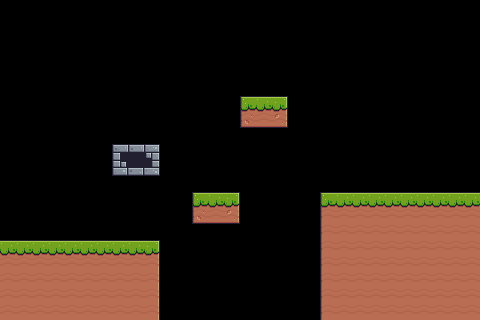

Tiled map render using the project's own tile images. Description and the map definition, with tile-layer contents summarised, below:
An orthogonal 30x20 tile map with 16x16 px tiles, 1 tile layer (Collision), 1 hidden layer not drawn and 92 objects (SpawnPoint, KillZone).

<map version="1.10" tiledversion="1.12.1" orientation="orthogonal" renderorder="right-down" width="30" height="20" tilewidth="16" tileheight="16" infinite="0" nextlayerid="5" nextobjectid="3">
 <tileset firstgid="1" name="Terrain (16x16)" tilewidth="16" tileheight="16" tilecount="242" columns="22">
  <image source="../spritesheets/terrain_16_16.png" width="352" height="176" />
  <tile id="0">
   <objectgroup>
    <object id="1" x="0" y="0" width="16" height="16">
     <polygon points="0,0 16,0 16,16 0,16" />
    </object>
   </objectgroup>
  </tile>
  <tile id="1">
   <objectgroup>
    <object id="1" x="0" y="0" width="16" height="16">
     <polygon points="0,0 16,0 16,16 0,16" />
    </object>
   </objectgroup>
  </tile>
  <tile id="2">
   <objectgroup>
    <object id="1" x="0" y="0" width="16" height="16">
     <polygon points="0,0 16,0 16,16 0,16" />
    </object>
   </objectgroup>
  </tile>
  <tile id="3">
   <objectgroup>
    <object id="1" x="0" y="0" width="16" height="16">
     <polygon points="0,0 16,0 16,16 0,16" />
    </object>
   </objectgroup>
  </tile>
  <tile id="4">
   <objectgroup>
    <object id="1" x="0" y="0" width="16" height="16">
     <polygon points="0,0 16,0 16,16 0,16" />
    </object>
   </objectgroup>
  </tile>
  <tile id="6">
   <objectgroup draworder="index" id="2">
    <object id="1" x="0" y="0" width="16" height="16">
     <polygon points="0,0 16,0 16,16 0,16" />
    </object>
    <object id="2" x="0" y="0" width="16" height="16" />
   </objectgroup>
  </tile>
  <tile id="7">
   <objectgroup>
    <object id="1" x="0" y="0" width="16" height="16">
     <polygon points="0,0 16,0 16,16 0,16" />
    </object>
   </objectgroup>
  </tile>
  <tile id="8">
   <objectgroup>
    <object id="1" x="0" y="0" width="16" height="16">
     <polygon points="0,0 16,0 16,16 0,16" />
    </object>
   </objectgroup>
  </tile>
  <tile id="9">
   <objectgroup>
    <object id="1" x="0" y="0" width="16" height="16">
     <polygon points="0,0 16,0 16,16 0,16" />
    </object>
   </objectgroup>
  </tile>
  <tile id="10">
   <objectgroup>
    <object id="1" x="0" y="0" width="16" height="16">
     <polygon points="0,0 16,0 16,16 0,16" />
    </object>
   </objectgroup>
  </tile>
  <tile id="22">
   <objectgroup>
    <object id="1" x="0" y="0" width="16" height="16">
     <polygon points="0,0 16,0 16,16 0,16" />
    </object>
   </objectgroup>
  </tile>
  <tile id="23">
   <objectgroup>
    <object id="1" x="0" y="0" width="16" height="16">
     <polygon points="0,0 16,0 16,16 0,16" />
    </object>
   </objectgroup>
  </tile>
  <tile id="24">
   <objectgroup>
    <object id="1" x="0" y="0" width="16" height="16">
     <polygon points="0,0 16,0 16,16 0,16" />
    </object>
   </objectgroup>
  </tile>
  <tile id="25">
   <objectgroup>
    <object id="1" x="0" y="0" width="16" height="16">
     <polygon points="0,0 16,0 16,16 0,16" />
    </object>
   </objectgroup>
  </tile>
  <tile id="26">
   <objectgroup>
    <object id="1" x="0" y="0" width="16" height="16">
     <polygon points="0,0 16,0 16,16 0,16" />
    </object>
   </objectgroup>
  </tile>
  <tile id="28">
   <objectgroup>
    <object id="1" x="0" y="0" width="16" height="16">
     <polygon points="0,0 16,0 16,16 0,16" />
    </object>
   </objectgroup>
  </tile>
  <tile id="29">
   <objectgroup>
    <object id="1" x="0" y="0" width="16" height="16">
     <polygon points="0,0 16,0 16,16 0,16" />
    </object>
   </objectgroup>
  </tile>
  <tile id="30">
   <objectgroup>
    <object id="1" x="0" y="0" width="16" height="16">
     <polygon points="0,0 16,0 16,16 0,16" />
    </object>
   </objectgroup>
  </tile>
  <tile id="31">
   <objectgroup>
    <object id="1" x="0" y="0" width="16" height="16">
     <polygon points="0,0 16,0 16,16 0,16" />
    </object>
   </objectgroup>
  </tile>
  <tile id="32">
   <objectgroup>
    <object id="1" x="0" y="0" width="16" height="16">
     <polygon points="0,0 16,0 16,16 0,16" />
    </object>
   </objectgroup>
  </tile>
  <tile id="44">
   <objectgroup>
    <object id="1" x="0" y="0" width="16" height="16">
     <polygon points="0,0 16,0 16,16 0,16" />
    </object>
   </objectgroup>
  </tile>
  <tile id="45">
   <objectgroup>
    <object id="1" x="0" y="0" width="16" height="16">
     <polygon points="0,0 16,0 16,16 0,16" />
    </object>
   </objectgroup>
  </tile>
  <tile id="46">
   <objectgroup>
    <object id="1" x="0" y="0" width="16" height="16">
     <polygon points="0,0 16,0 16,16 0,16" />
    </object>
   </objectgroup>
  </tile>
  <tile id="50">
   <objectgroup>
    <object id="1" x="0" y="0" width="16" height="16">
     <polygon points="0,0 16,0 16,16 0,16" />
    </object>
   </objectgroup>
  </tile>
  <tile id="51">
   <objectgroup>
    <object id="1" x="0" y="0" width="16" height="16">
     <polygon points="0,0 16,0 16,16 0,16" />
    </object>
   </objectgroup>
  </tile>
  <tile id="52">
   <objectgroup>
    <object id="1" x="0" y="0" width="16" height="16">
     <polygon points="0,0 16,0 16,16 0,16" />
    </object>
   </objectgroup>
  </tile>
  <tile id="88">
   <objectgroup>
    <object id="1" x="0" y="0" width="16" height="16">
     <polygon points="0,0 16,0 16,16 0,16" />
    </object>
   </objectgroup>
  </tile>
  <tile id="89">
   <objectgroup>
    <object id="1" x="0" y="0" width="16" height="16">
     <polygon points="0,0 16,0 16,16 0,16" />
    </object>
   </objectgroup>
  </tile>
  <tile id="90">
   <objectgroup>
    <object id="1" x="0" y="0" width="16" height="16">
     <polygon points="0,0 16,0 16,16 0,16" />
    </object>
   </objectgroup>
  </tile>
  <tile id="91">
   <objectgroup>
    <object id="1" x="0" y="0" width="16" height="16">
     <polygon points="0,0 16,0 16,16 0,16" />
    </object>
   </objectgroup>
  </tile>
  <tile id="92">
   <objectgroup>
    <object id="1" x="0" y="0" width="16" height="16">
     <polygon points="0,0 16,0 16,16 0,16" />
    </object>
   </objectgroup>
  </tile>
  <tile id="94">
   <objectgroup>
    <object id="1" x="0" y="0" width="16" height="16">
     <polygon points="0,0 16,0 16,16 0,16" />
    </object>
   </objectgroup>
  </tile>
  <tile id="95">
   <objectgroup>
    <object id="1" x="0" y="0" width="16" height="16">
     <polygon points="0,0 16,0 16,16 0,16" />
    </object>
   </objectgroup>
  </tile>
  <tile id="96">
   <objectgroup>
    <object id="1" x="0" y="0" width="16" height="16">
     <polygon points="0,0 16,0 16,16 0,16" />
    </object>
   </objectgroup>
  </tile>
  <tile id="97">
   <objectgroup>
    <object id="1" x="0" y="0" width="16" height="16">
     <polygon points="0,0 16,0 16,16 0,16" />
    </object>
   </objectgroup>
  </tile>
  <tile id="98">
   <objectgroup>
    <object id="1" x="0" y="0" width="16" height="16">
     <polygon points="0,0 16,0 16,16 0,16" />
    </object>
   </objectgroup>
  </tile>
  <tile id="100">
   <objectgroup>
    <object id="1" x="0" y="0" width="16" height="16">
     <polygon points="0,0 16,0 16,16 0,16" />
    </object>
   </objectgroup>
  </tile>
  <tile id="101">
   <objectgroup>
    <object id="1" x="0" y="0" width="16" height="16">
     <polygon points="0,0 16,0 16,16 0,16" />
    </object>
   </objectgroup>
  </tile>
  <tile id="102">
   <objectgroup>
    <object id="1" x="0" y="0" width="16" height="16">
     <polygon points="0,0 16,0 16,16 0,16" />
    </object>
   </objectgroup>
  </tile>
  <tile id="103">
   <objectgroup>
    <object id="1" x="0" y="0" width="16" height="16">
     <polygon points="0,0 16,0 16,16 0,16" />
    </object>
   </objectgroup>
  </tile>
  <tile id="110">
   <objectgroup>
    <object id="1" x="0" y="0" width="16" height="16">
     <polygon points="0,0 16,0 16,16 0,16" />
    </object>
   </objectgroup>
  </tile>
  <tile id="111">
   <objectgroup>
    <object id="1" x="0" y="0" width="16" height="16">
     <polygon points="0,0 16,0 16,16 0,16" />
    </object>
   </objectgroup>
  </tile>
  <tile id="112">
   <objectgroup>
    <object id="1" x="0" y="0" width="16" height="16">
     <polygon points="0,0 16,0 16,16 0,16" />
    </object>
   </objectgroup>
  </tile>
  <tile id="113">
   <objectgroup>
    <object id="1" x="0" y="0" width="16" height="16">
     <polygon points="0,0 16,0 16,16 0,16" />
    </object>
   </objectgroup>
  </tile>
  <tile id="114">
   <objectgroup>
    <object id="1" x="0" y="0" width="16" height="16">
     <polygon points="0,0 16,0 16,16 0,16" />
    </object>
   </objectgroup>
  </tile>
  <tile id="116">
   <objectgroup>
    <object id="1" x="0" y="0" width="16" height="16">
     <polygon points="0,0 16,0 16,16 0,16" />
    </object>
   </objectgroup>
  </tile>
  <tile id="117">
   <objectgroup>
    <object id="1" x="0" y="0" width="16" height="16">
     <polygon points="0,0 16,0 16,16 0,16" />
    </object>
   </objectgroup>
  </tile>
  <tile id="118">
   <objectgroup>
    <object id="1" x="0" y="0" width="16" height="16">
     <polygon points="0,0 16,0 16,16 0,16" />
    </object>
   </objectgroup>
  </tile>
  <tile id="119">
   <objectgroup>
    <object id="1" x="0" y="0" width="16" height="16">
     <polygon points="0,0 16,0 16,16 0,16" />
    </object>
   </objectgroup>
  </tile>
  <tile id="120">
   <objectgroup>
    <object id="1" x="0" y="0" width="16" height="16">
     <polygon points="0,0 16,0 16,16 0,16" />
    </object>
   </objectgroup>
  </tile>
  <tile id="122">
   <objectgroup>
    <object id="1" x="0" y="0" width="16" height="16">
     <polygon points="0,0 16,0 16,16 0,16" />
    </object>
   </objectgroup>
  </tile>
  <tile id="123">
   <objectgroup>
    <object id="1" x="0" y="0" width="16" height="16">
     <polygon points="0,0 16,0 16,16 0,16" />
    </object>
   </objectgroup>
  </tile>
  <tile id="124">
   <objectgroup>
    <object id="1" x="0" y="0" width="16" height="16">
     <polygon points="0,0 16,0 16,16 0,16" />
    </object>
   </objectgroup>
  </tile>
  <tile id="125">
   <objectgroup>
    <object id="1" x="0" y="0" width="16" height="16">
     <polygon points="0,0 16,0 16,16 0,16" />
    </object>
   </objectgroup>
  </tile>
  <tile id="132">
   <objectgroup>
    <object id="1" x="0" y="0" width="16" height="16">
     <polygon points="0,0 16,0 16,16 0,16" />
    </object>
   </objectgroup>
  </tile>
  <tile id="133">
   <objectgroup>
    <object id="1" x="0" y="0" width="16" height="16">
     <polygon points="0,0 16,0 16,16 0,16" />
    </object>
   </objectgroup>
  </tile>
  <tile id="134">
   <objectgroup>
    <object id="1" x="0" y="0" width="16" height="16">
     <polygon points="0,0 16,0 16,16 0,16" />
    </object>
   </objectgroup>
  </tile>
  <tile id="138">
   <objectgroup>
    <object id="1" x="0" y="0" width="16" height="16">
     <polygon points="0,0 16,0 16,16 0,16" />
    </object>
   </objectgroup>
  </tile>
  <tile id="139">
   <objectgroup>
    <object id="1" x="0" y="0" width="16" height="16">
     <polygon points="0,0 16,0 16,16 0,16" />
    </object>
   </objectgroup>
  </tile>
  <tile id="140">
   <objectgroup>
    <object id="1" x="0" y="0" width="16" height="16">
     <polygon points="0,0 16,0 16,16 0,16" />
    </object>
   </objectgroup>
  </tile>
  <tile id="145">
   <objectgroup>
    <object id="1" x="0" y="0" width="16" height="16">
     <polygon points="0,0 16,0 16,16 0,16" />
    </object>
   </objectgroup>
  </tile>
  <tile id="146">
   <objectgroup>
    <object id="1" x="0" y="0" width="16" height="16">
     <polygon points="0,0 16,0 16,16 0,16" />
    </object>
   </objectgroup>
  </tile>
  <tile id="147">
   <objectgroup>
    <object id="1" x="0" y="0" width="16" height="16">
     <polygon points="0,0 16,0 16,16 0,16" />
    </object>
   </objectgroup>
  </tile>
  <tile id="176">
   <objectgroup>
    <object id="1" x="0" y="0" width="16" height="16">
     <polygon points="0,0 16,0 16,16 0,16" />
    </object>
   </objectgroup>
  </tile>
  <tile id="177">
   <objectgroup>
    <object id="1" x="0" y="0" width="16" height="16">
     <polygon points="0,0 16,0 16,16 0,16" />
    </object>
   </objectgroup>
  </tile>
  <tile id="178">
   <objectgroup>
    <object id="1" x="0" y="0" width="16" height="16">
     <polygon points="0,0 16,0 16,16 0,16" />
    </object>
   </objectgroup>
  </tile>
  <tile id="179">
   <objectgroup>
    <object id="1" x="0" y="0" width="16" height="16">
     <polygon points="0,0 16,0 16,16 0,16" />
    </object>
   </objectgroup>
  </tile>
  <tile id="180">
   <objectgroup>
    <object id="1" x="0" y="0" width="16" height="16">
     <polygon points="0,0 16,0 16,16 0,16" />
    </object>
   </objectgroup>
  </tile>
  <tile id="182">
   <objectgroup>
    <object id="1" x="0" y="0" width="16" height="16">
     <polygon points="0,0 16,0 16,16 0,16" />
    </object>
   </objectgroup>
  </tile>
  <tile id="183">
   <objectgroup>
    <object id="1" x="0" y="0" width="16" height="16">
     <polygon points="0,0 16,0 16,16 0,16" />
    </object>
   </objectgroup>
  </tile>
  <tile id="184">
   <objectgroup>
    <object id="1" x="0" y="0" width="16" height="16">
     <polygon points="0,0 16,0 16,16 0,16" />
    </object>
   </objectgroup>
  </tile>
  <tile id="185">
   <objectgroup>
    <object id="1" x="0" y="0" width="16" height="16">
     <polygon points="0,0 16,0 16,16 0,16" />
    </object>
   </objectgroup>
  </tile>
  <tile id="186">
   <objectgroup>
    <object id="1" x="0" y="0" width="16" height="16">
     <polygon points="0,0 16,0 16,16 0,16" />
    </object>
   </objectgroup>
  </tile>
  <tile id="198">
   <objectgroup>
    <object id="1" x="0" y="0" width="16" height="16">
     <polygon points="0,0 16,0 16,16 0,16" />
    </object>
   </objectgroup>
  </tile>
  <tile id="199">
   <objectgroup>
    <object id="1" x="0" y="0" width="16" height="16">
     <polygon points="0,0 16,0 16,16 0,16" />
    </object>
   </objectgroup>
  </tile>
  <tile id="200">
   <objectgroup>
    <object id="1" x="0" y="0" width="16" height="16">
     <polygon points="0,0 16,0 16,16 0,16" />
    </object>
   </objectgroup>
  </tile>
  <tile id="201">
   <objectgroup>
    <object id="1" x="0" y="0" width="16" height="16">
     <polygon points="0,0 16,0 16,16 0,16" />
    </object>
   </objectgroup>
  </tile>
  <tile id="202">
   <objectgroup>
    <object id="1" x="0" y="0" width="16" height="16">
     <polygon points="0,0 16,0 16,16 0,16" />
    </object>
   </objectgroup>
  </tile>
  <tile id="204">
   <objectgroup>
    <!-- 1 objects omitted --></objectgroup>
  </tile>
  <tile id="205">
   <objectgroup>
    <!-- 1 objects omitted --></objectgroup>
  </tile>
  <tile id="206">
   <objectgroup>
    <!-- 1 objects omitted --></objectgroup>
  </tile>
  <tile id="207">
   <objectgroup>
    <!-- 1 objects omitted --></objectgroup>
  </tile>
  <tile id="208">
   <objectgroup>
    <!-- 1 objects omitted --></objectgroup>
  </tile>
  <tile id="220">
   <objectgroup>
    <!-- 1 objects omitted --></objectgroup>
  </tile>
  <tile id="221">
   <objectgroup>
    <!-- 1 objects omitted --></objectgroup>
  </tile>
  <tile id="222">
   <objectgroup>
    <!-- 1 objects omitted --></objectgroup>
  </tile>
  <tile id="226">
   <objectgroup>
    <!-- 1 objects omitted --></objectgroup>
  </tile>
  <tile id="227">
   <objectgroup>
    <!-- 1 objects omitted --></objectgroup>
  </tile>
  <tile id="228">
   <objectgroup>
    <!-- 1 objects omitted --></objectgroup>
  </tile>
  <wangsets>
   <wangset name="Terrain" type="corner" tile="23">
    <wangcolor name="Bricks" color="#ff0000" tile="46" probability="1" />
    <wangcolor name="Void" color="#00ff00" tile="111" probability="1" />
    <wangcolor name="Wood" color="#0000ff" tile="134" probability="1" />
    <wangcolor name="Leafs" color="#ff7700" tile="222" probability="1" />
    <wangtile tileid="0" wangid="0,1,0,2,0,1,0,1" />
    <wangtile tileid="1" wangid="0,1,0,2,0,2,0,1" />
    <wangtile tileid="2" wangid="0,1,0,1,0,2,0,1" />
    <wangtile tileid="3" wangid="0,2,0,1,0,2,0,2" />
    <wangtile tileid="4" wangid="0,2,0,2,0,1,0,2" />
    <wangtile tileid="22" wangid="0,2,0,2,0,1,0,1" />
    <wangtile tileid="23" wangid="0,2,0,2,0,2,0,2" />
    <wangtile tileid="24" wangid="0,1,0,1,0,2,0,2" />
    <wangtile tileid="25" wangid="0,1,0,2,0,2,0,2" />
    <wangtile tileid="26" wangid="0,2,0,2,0,2,0,1" />
    <wangtile tileid="44" wangid="0,2,0,1,0,1,0,1" />
    <wangtile tileid="45" wangid="0,2,0,1,0,1,0,2" />
    <wangtile tileid="46" wangid="0,1,0,1,0,1,0,2" />
    <wangtile tileid="88" wangid="0,3,0,2,0,3,0,3" />
    <wangtile tileid="89" wangid="0,3,0,2,0,2,0,3" />
    <wangtile tileid="90" wangid="0,3,0,3,0,2,0,3" />
    <wangtile tileid="91" wangid="0,2,0,3,0,2,0,2" />
    <wangtile tileid="92" wangid="0,2,0,2,0,3,0,2" />
    <wangtile tileid="110" wangid="0,2,0,2,0,3,0,3" />
    <wangtile tileid="111" wangid="0,2,0,2,0,2,0,2" />
    <wangtile tileid="112" wangid="0,3,0,3,0,2,0,2" />
    <wangtile tileid="113" wangid="0,3,0,2,0,2,0,2" />
    <wangtile tileid="114" wangid="0,2,0,2,0,2,0,3" />
    <wangtile tileid="132" wangid="0,2,0,3,0,3,0,3" />
    <wangtile tileid="133" wangid="0,2,0,3,0,3,0,2" />
    <wangtile tileid="134" wangid="0,3,0,3,0,3,0,2" />
    <wangtile tileid="176" wangid="0,4,0,2,0,4,0,4" />
    <wangtile tileid="177" wangid="0,4,0,2,0,2,0,4" />
    <wangtile tileid="178" wangid="0,4,0,4,0,2,0,4" />
    <wangtile tileid="179" wangid="0,2,0,4,0,2,0,2" />
    <wangtile tileid="180" wangid="0,2,0,2,0,4,0,2" />
    <wangtile tileid="198" wangid="0,2,0,2,0,4,0,4" />
    <wangtile tileid="199" wangid="0,2,0,2,0,2,0,2" />
    <wangtile tileid="200" wangid="0,4,0,4,0,2,0,2" />
    <wangtile tileid="201" wangid="0,4,0,2,0,2,0,2" />
    <wangtile tileid="202" wangid="0,2,0,2,0,2,0,4" />
    <wangtile tileid="220" wangid="0,2,0,4,0,4,0,4" />
    <wangtile tileid="221" wangid="0,2,0,4,0,4,0,2" />
    <wangtile tileid="222" wangid="0,4,0,4,0,4,0,2" />
   </wangset>
   <wangset name="Edge" type="edge" tile="-1">
    <wangcolor name="Dirt" color="#ff0000" tile="-1" probability="1" />
    <wangtile tileid="6" wangid="0,0,1,0,1,0,0,0" />
    <wangtile tileid="7" wangid="0,0,1,0,1,0,1,0" />
    <wangtile tileid="8" wangid="0,0,0,0,1,0,1,0" />
    <wangtile tileid="9" wangid="1,0,0,0,0,0,1,0" />
    <wangtile tileid="10" wangid="1,0,1,0,0,0,0,0" />
    <wangtile tileid="28" wangid="1,0,1,0,1,0,0,0" />
    <wangtile tileid="29" wangid="1,0,1,0,1,0,1,0" />
    <wangtile tileid="30" wangid="1,0,0,0,1,0,1,0" />
    <wangtile tileid="31" wangid="0,0,0,0,1,0,1,0" />
    <wangtile tileid="32" wangid="0,0,1,0,1,0,0,0" />
    <wangtile tileid="50" wangid="1,0,1,0,0,0,0,0" />
    <wangtile tileid="51" wangid="1,0,1,0,0,0,1,0" />
    <wangtile tileid="52" wangid="1,0,0,0,0,0,1,0" />
   </wangset>
   <wangset name="Mixed" type="mixed" tile="-1">
    <wangcolor name="Dirt" color="#ff0000" tile="-1" probability="1" />
    <wangtile tileid="105" wangid="0,0,1,1,1,0,0,0" />
    <wangtile tileid="106" wangid="0,0,1,1,1,1,1,0" />
    <wangtile tileid="107" wangid="0,0,0,0,1,1,1,0" />
    <wangtile tileid="108" wangid="1,1,1,0,1,1,1,1" />
    <wangtile tileid="109" wangid="1,1,1,1,1,0,1,1" />
    <wangtile tileid="127" wangid="1,1,1,1,1,0,0,0" />
    <wangtile tileid="128" wangid="1,1,1,1,1,1,1,1" />
    <wangtile tileid="129" wangid="1,0,0,0,1,1,1,1" />
    <wangtile tileid="130" wangid="1,0,1,1,1,1,1,1" />
    <wangtile tileid="131" wangid="1,1,1,1,1,1,1,0" />
    <wangtile tileid="149" wangid="1,1,1,0,0,0,0,0" />
    <wangtile tileid="150" wangid="1,1,1,0,0,0,1,1" />
    <wangtile tileid="151" wangid="1,0,0,0,0,0,1,1" />
   </wangset>
  </wangsets>
 </tileset>
 <layer id="4" name="Background" width="30" height="20" visible="0">
  <data>[600 cells, 600 non-empty, 7 distinct tile ids]</data>
 </layer>
 <layer id="1" name="Collision" width="30" height="20">
  <data>[600 cells, 148 non-empty, 15 distinct tile ids]</data>
 </layer>
 <objectgroup id="3" name="Objects">
  <!-- 2 objects omitted --></objectgroup>
</map>
<!-- 13 of 92 objects omitted -->
